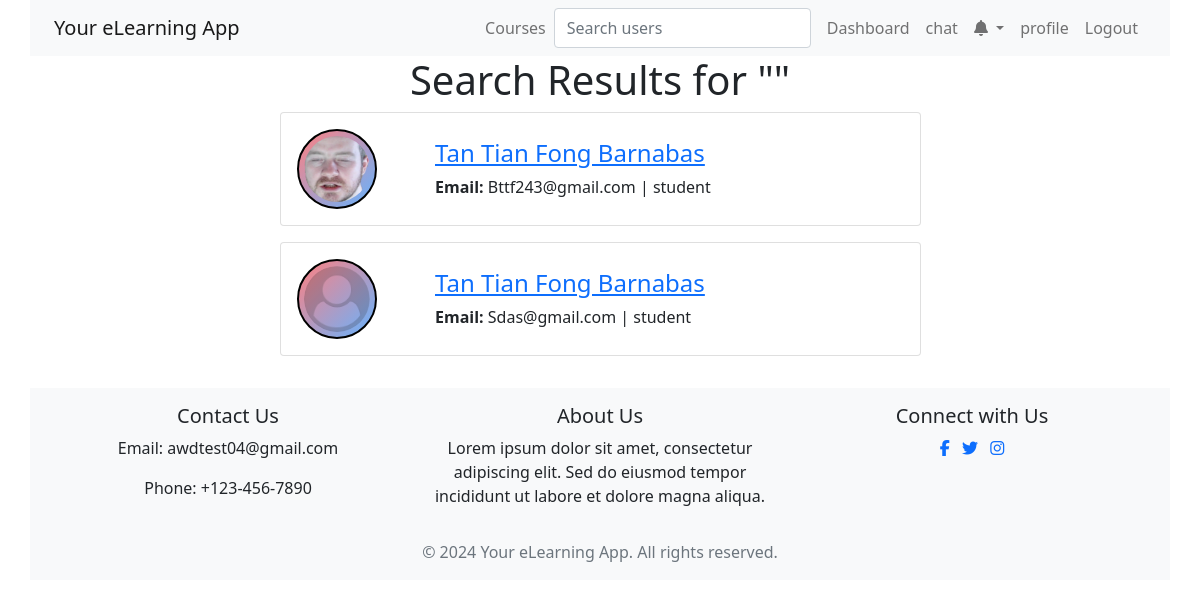
Screenshot of /dashboard/search/ (signed in) with the database file from the repository.
### users/models.py (models this page shows, shortened)
class User(AbstractUser):
    STUDENT = "student"
    TEACHER = "teacher"
    USER_TYPE_CHOICES = [
        (STUDENT, _("Student")),
        (TEACHER, _("Teacher")),
    ]
    user_type = models.CharField(
        _("User type"),
        max_length=20,
        choices=USER_TYPE_CHOICES,
        default=STUDENT,
    )
    photo = models.ImageField(
        upload_to=profile_picture_upload_path,
        null=True,
        blank=True,
        default="/photos/default_profile_picture.png",
    )
    date_of_birth = models.DateField(_("Date of Birth"), null=True, blank=True)
    first_name = models.CharField(_("First name"), max_length=30)
    last_name = models.CharField(_("Last name"), max_length=150)
    email = models.EmailField(
        _("Email address"), max_length=254, unique=True
    )  # Make email field unique
    username = models.CharField(_("Username"), max_length=150, unique=True)
    USERNAME_FIELD = "username"
    REQUIRED_FIELDS = ["email", "first_name", "last_name", "date_of_birth", "user_type"]
    def get_full_name(self):
        return f"{self.first_name} {self.last_name}"
    class Meta:
        verbose_name = _("User")
        verbose_name_plural = _("Users")
        unique_together = ["username", "email"]

### users/views.py (the view)
# urls.py: path("dashboard/search/", SearchUsersView.as_view(), name="search"),
class SearchUsersView(UserPassesTestMixin, ListView):
    template_name = "user/search_users.html"
    context_object_name = "users"
    paginate_by = 10
    @method_decorator(custom_login_required)
    def dispatch(self, request, *args, **kwargs):
        return super().dispatch(request, *args, **kwargs)
    def test_func(self):
        user = self.request.user
        return user.user_type == User.STUDENT or user.user_type == User.TEACHER
    @csrf_exempt
    def get_queryset(self):
        query = self.request.GET.get("q", "")
        user = self.request.user
        user_type = user.user_type
        user_id = user.id
        users = userSearchFilter(user_id, user_type, query)
        return users
    def get_context_data(self, **kwargs):
        context = super().get_context_data(**kwargs)
        context["query"] = self.request.GET.get("q", "")
        return context

### users/views.py (called while the page is built, shortened)
def userSearchFilter(user_id, user_type, query):
    if user_type == "student":
        return (
            User.objects.annotate(
                full_name=Concat("first_name", Value(" "), "last_name")
            )
            .filter(
                Q(username__icontains=query, user_type=User.STUDENT)
                | Q(email__icontains=query, user_type=User.STUDENT)
                | Q(full_name__icontains=query, user_type=User.STUDENT)
            )
            .exclude(id=user_id)
        )

### courses/templates/user/search_users.html (shortened to what this page needs)
{% extends '../base/base.html' %}
{% load static %}
{% block content %}
  <header class="d-flex justify-content-center align-items-center">
    <h1>Search Results for "{{ query }}"</h1>
  </header>
  <div class="row d-flex justify-content-center align-items-center">
    {% for user in users %}
      <div class="col-md-7">
        <div class="card mb-3">
          <div class="row g-0">
            <div class="col-md-2 m-3">
              <div class="profile-picture-sm">
                <img src="{{ user.photo.url }}" alt="{{ user.username }}'s Profile Picture" class="profile-img"/>
              </div>
            </div>
            <div class="col-md-8 d-flex justify-content-start align-items-center">
              <div class="card-body">
                <h2 class="card-title fs-4"><a href="{% url 'user_home' user.username %}">{{ user.get_full_name }}</a></h5>
                <p class="card-text">
                  <strong>Email:</strong> {{ user.email }} | {{user.user_type}}
                </p>
              </div>
            </div>
          </div>
        </div>
      </div>
    {% empty %}
      <p class="fst-italics m-2"> There are no users with "{{ query }}" found.</p>
    {% endfor %}
{% endblock %}

### courses/static/css/styles.css (style rules this page uses)
body { font-family: Arial, sans-serif; margin: 0; padding: 0; }
.profile-picture-sm { width: 5rem; height: 5rem; }
.profile-picture-sm, .profile-picture-md, .profile-picture, .profile-picture-xl { border-radius: 50%; overflow: hidden; border: 2px solid black; background-image: linear-gradient(to bottom right, #ff8080, #66b3ff); }
.profile-img { width: 100%; height: 100%; object-fit: cover; border-radius: 50%; border: 5px solid transparent; }

### rows the page displays
User: photo (picture), get_full_name "Tan Tian Fong Barnabas", email "Bttf243@gmail.com", user_type "student"
User: photo (placeholder picture), get_full_name "Tan Tian Fong Barnabas", email "Sdas@gmail.com", user_type "student"
